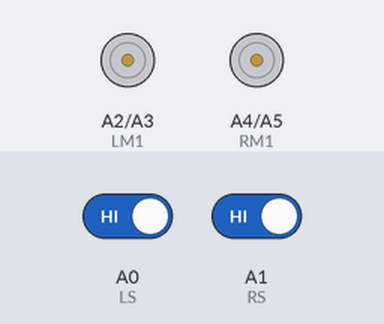
Recording of a sketch running on a simulated Arduino Uno, built with avr-gcc and run on an emulated ATmega328P. On the bench: motor-driver pin pairs drawn as motors (green arrow = first pin HIGH = forward, orange = second pin HIGH = backward, longer = more drive). The inputs (shaded band) are chosen by the test bench; at power-on: A0 (LS) HIGH, A1 (RS) HIGH.

Above: at 1.2 s.
1.3 s: A0 (LS) driven LOW
At 2.2 s:
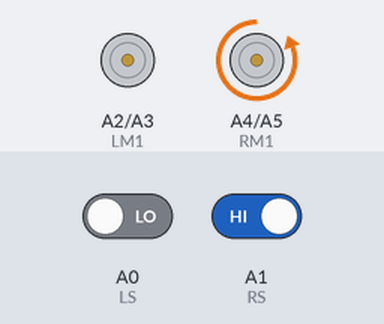
2.8 s: A1 (RS) driven LOW
At 3.3 s:
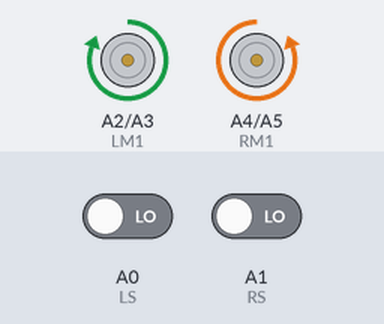
4.3 s: A0 (LS) driven HIGH
At 5.5 s:
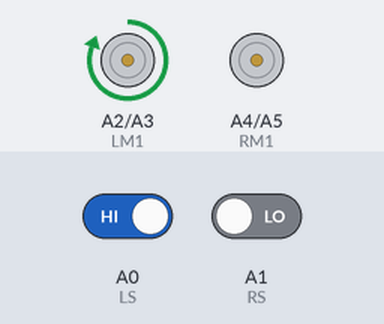
5.8 s: A1 (RS) driven HIGH
At 6.8 s:
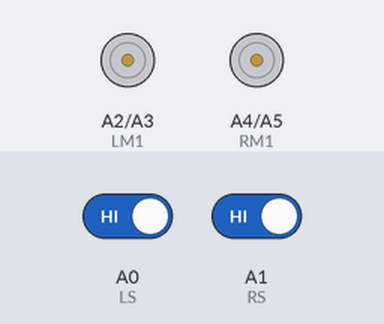
Timing chart, 0 to 8.3 s (numbered marks = the images above; inputs shaded):
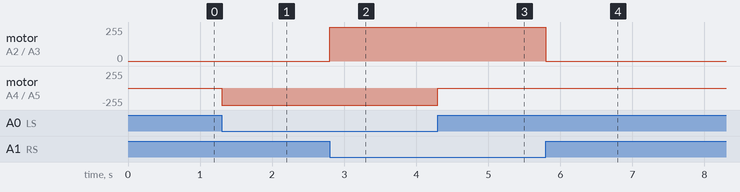

The sketch:

object_follower.ino
```cpp
// Define sensor and motor pins
#define LS A0     // Left sensor
#define RS A1     // Right sensor
#define LM1 A2    // Left motor input 1
#define LM2 A3    // Left motor input 2
#define RM1 A4    // Right motor input 1
#define RM2 A5    // Right motor input 2

void setup() {
  // Set sensor pins as input
  pinMode(LS, INPUT);
  pinMode(RS, INPUT);

  // Set motor pins as output
  pinMode(LM1, OUTPUT);
  pinMode(LM2, OUTPUT);
  pinMode(RM1, OUTPUT);
  pinMode(RM2, OUTPUT);
}

void loop() {
  // Read sensor values
  int Right = digitalRead(LS);
  int Left = digitalRead(RS);

  // Move forward
  if ((Right == 0) && (Left == 0)) {
    digitalWrite(LM1, HIGH);
    digitalWrite(LM2, LOW);
    digitalWrite(RM2, HIGH);
    digitalWrite(RM1, LOW);
  }
  // Turn left
  else if ((Right == 0) && (Left == 1)) {
    digitalWrite(LM1, LOW);
    digitalWrite(LM2, LOW);
    digitalWrite(RM2, HIGH);
    digitalWrite(RM1, LOW);
  }
  // Turn right
  else if ((Right == 1) && (Left == 0)) {
    digitalWrite(LM1, HIGH);
    digitalWrite(LM2, LOW);
    digitalWrite(RM1, LOW);
    digitalWrite(RM2, LOW);
  }
  // Stop
  else if ((Right == 1) && (Left == 1)) {
    digitalWrite(LM1, LOW);
    digitalWrite(LM2, LOW);
    digitalWrite(RM1, LOW);
    digitalWrite(RM2, LOW);
  }
}
```

Measured:
- after the input at 1.3 s, motor on A4 (RM1) / A5 (RM2): stopped → backward 255/255 at once
- after the input at 2.8 s, motor on A2 (LM1) / A3 (LM2): stopped → forward 255/255 at once
- after the input at 4.3 s, motor on A4 (RM1) / A5 (RM2): backward 255/255 → stopped at once
- after the input at 5.8 s, motor on A2 (LM1) / A3 (LM2): forward 255/255 → stopped at once
